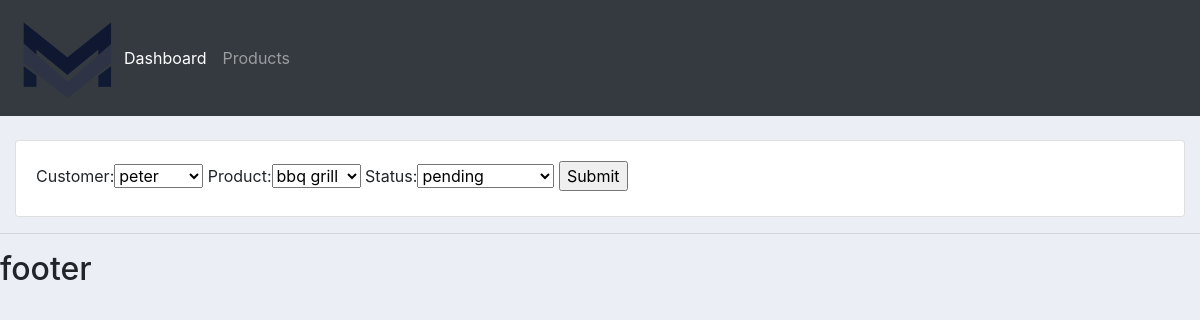
/update_order/5/, run on the app's committed database.
### accounts/models.py (models this page shows, shortened)
class Order(models.Model):
	STATUS=(
		('pending','pending',),
		('out for delivery','out for delivery'),
		('delivered','delivered')
		)
	customer=models.ForeignKey(Customer,null=True,on_delete=models.SET_NULL)
	product=models.ForeignKey(Product,null=True,on_delete=models.SET_NULL)
	day_created=models.DateTimeField(auto_now_add=True,null=True)
	status=models.CharField(max_length=200,null=True,choices=STATUS)

### accounts/views.py (the view)
# urls.py: path('update_order/<str:pk>/',views.updateOrder,name="update_order"),
def updateOrder(request,pk):
	order=Order.objects.get(id=pk)
	form=OrderForm(instance=order)
	if request.method=='POST':
		form=OrderForm(request.POST,instance=order)
		if form.is_valid():
			form.save()
			return redirect('/')
	context={"form":form}
	return render(request,'accounts/order_form.html',context)

### accounts/forms.py
class OrderForm(ModelForm):
	class Meta:
		model=Order
		fields='__all__'

### accounts/models.py (called while the page is built)
	def __str__(self):
		return self.name

	def __str__(self):
		return self.name

### accounts/templates/accounts/order_form.html (shortened to what this page needs)
{% extends 'accounts/main.html'%}
{% block content %}
<br>
<div class="card">
  <div class="card-body">
    <form action="" method="POST">
	{{form}}
	<input type="submit" name="submit">
</form>
  </div>
</div>
{% endblock %}

### static/css/main.css (style rules this page uses)
body { background-color:#ebeff5; }

### data on the page
Order: customer "peter", product "bbq grill", status "pending"
